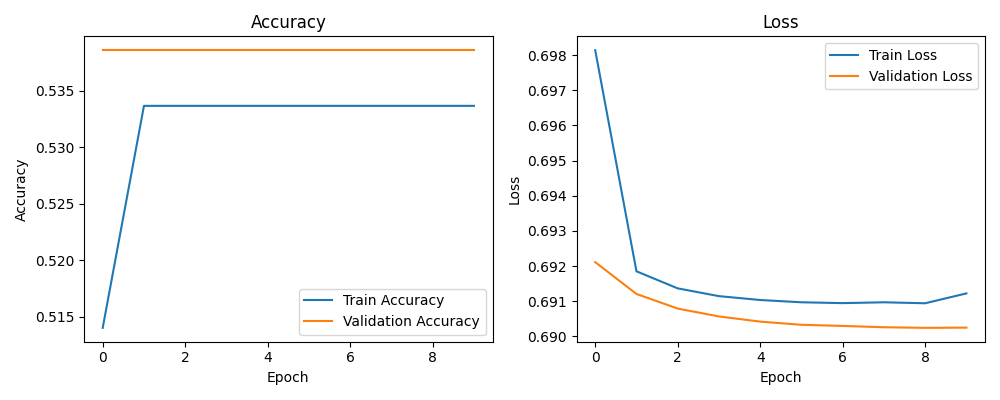

Recreate this plot in Python.
import tensorflow as tf
from tensorflow.keras import layers, models
from tensorflow.keras.applications import EfficientNetB0
import matplotlib.pyplot as plt

# dataset folder name
data_dir = 'dataset'

# image size and training settings
img_height, img_width = 224, 224   # EfficientNetB0 needs 224x224 images
batch_size = 16
epochs = 10

# Loading dataset (train and validation)
train_ds = tf.keras.utils.image_dataset_from_directory(
    data_dir,
    validation_split=0.2,
    subset="training",
    seed=123,
    image_size=(img_height, img_width),
    batch_size=batch_size
)

val_ds = tf.keras.utils.image_dataset_from_directory(
    data_dir,
    validation_split=0.2,
    subset="validation",
    seed=123,
    image_size=(img_height, img_width),
    batch_size=batch_size
)

# load pretrained EfficientNetB0 model
base_model = EfficientNetB0(
    weights='imagenet',
    include_top=False,
    input_shape=(img_height, img_width, 3)
)

# freeze EfficientNetB0 layers
base_model.trainable = False

# Building EfficientNetB0 model
model = models.Sequential([
    # normalize image pixels
    layers.Rescaling(1./255, input_shape=(img_height, img_width, 3)),

    # pretrained EfficientNetB0 model
    base_model,

    # convert feature maps to single vector
    layers.GlobalAveragePooling2D(),

    # fully connected layer
    layers.Dense(64, activation='relu'),

    # output layer (binary classification)
    layers.Dense(1, activation='sigmoid')
])

# compile model
model.compile(
    optimizer='adam',
    loss='binary_crossentropy',
    metrics=['accuracy']
)

# model training
history = model.fit(
    train_ds,
    validation_data=val_ds,
    epochs=epochs
)

# save trained model
model.save('efficientnetb0_model.h5')
print("Model saved as 'efficientnetb0_model.h5'")

# plot accuracy and loss graphs
plt.figure(figsize=(10,4))

# accuracy graph
plt.subplot(1,2,1)
plt.plot(history.history['accuracy'], label='Train Accuracy')
plt.plot(history.history['val_accuracy'], label='Validation Accuracy')
plt.title('Accuracy')
plt.xlabel('Epoch')
plt.ylabel('Accuracy')
plt.legend()

# loss graph
plt.subplot(1,2,2)
plt.plot(history.history['loss'], label='Train Loss')
plt.plot(history.history['val_loss'], label='Validation Loss')
plt.title('Loss')
plt.xlabel('Epoch')
plt.ylabel('Loss')
plt.legend()

plt.tight_layout()
plt.show()
